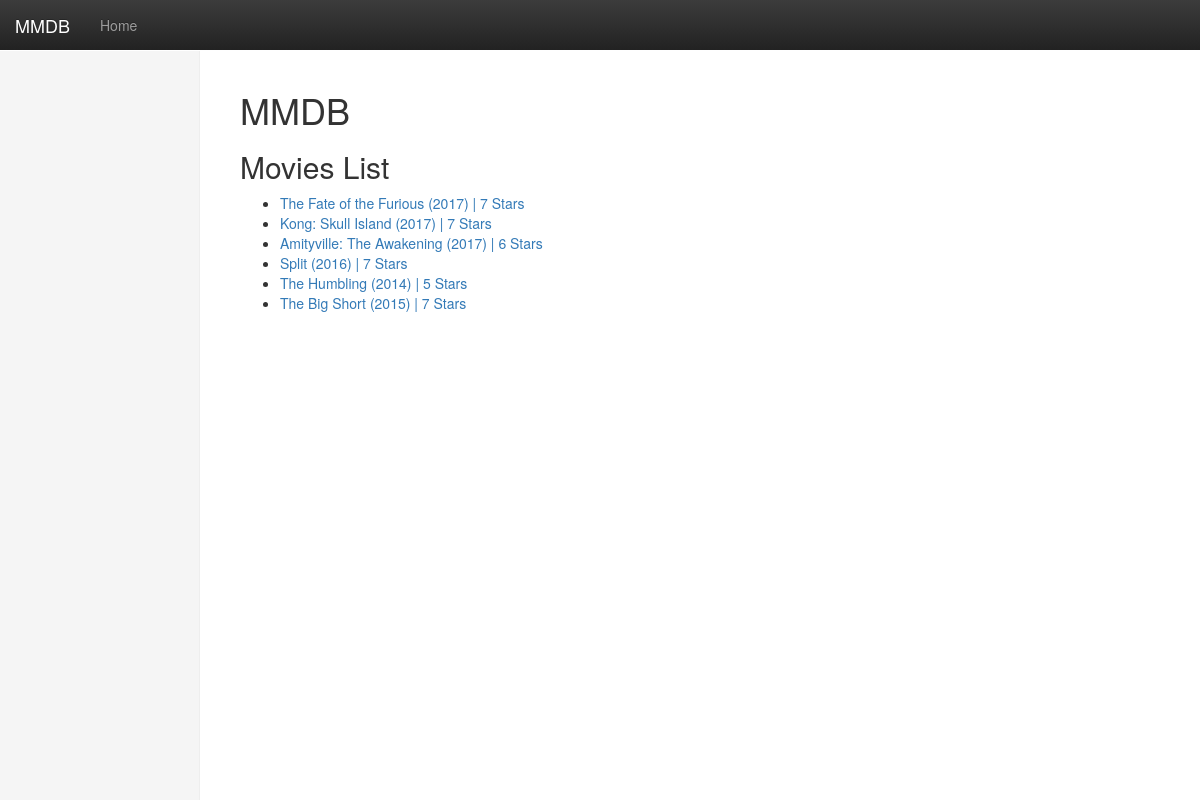
The page / on the database its author committed.
### main/models.py (models this page shows, shortened)
class MovieDetails(models.Model):
    title = models.CharField(max_length=255)
    description = models.TextField()
    stars = models.PositiveIntegerField()

### main/views.py (the view)
# urls.py: url(r'^$', MovieListView.as_view(), name='movies-list'),
class MovieListView(ListView):
    model = MovieDetails
    template_name = "main/movies_list.html"

### main/templates/main/movies_list.html
{% extends "mmdb/base.html" %}
{% load staticfiles %}
{% load i18n %}
{% block content %}
<h2>{% trans "Movies List" %}</h2>
<ul>
    {% for movie in object_list %}
    <li><a href="{% url 'movie-details' pk=movie.pk %}">
        {{ movie.title }} | {{ movie.stars }} Stars
    </a></li>
    {% endfor %}
</ul>
{% endblock %}

### static/css/dashboard.css (style rules this page uses)
body { padding-top: 50px; }

### rows shown on the page
MovieDetails: title "The Fate of the Furious (2017)", stars "7"
MovieDetails: title "Kong: Skull Island (2017)", stars "7"
MovieDetails: title "Amityville: The Awakening (2017)", stars "6"
MovieDetails: title "Split (2016)", stars "7"
MovieDetails: title "The Humbling (2014)", stars "5"
MovieDetails: title "The Big Short (2015)", stars "7"
